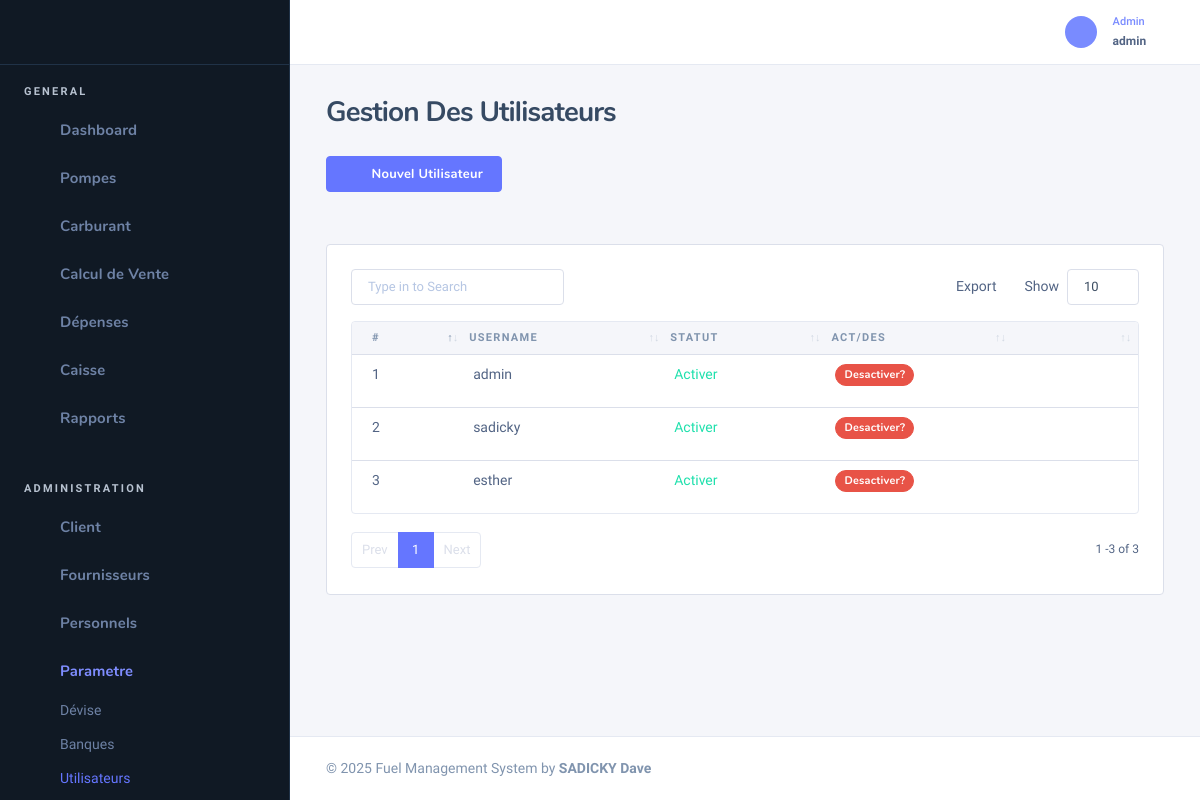
Screenshot of /users (signed in) with the database file from the repository.
### tables this page shows
CREATE TABLE `tbl_users` (
  `id_user` int(11) NOT NULL,
  `username` varchar(50) DEFAULT NULL,
  `role` varchar(100) NOT NULL,
  `password` varchar(100) DEFAULT NULL,
  `statut` enum('0','1') NOT NULL
);

### Models/Admin/user.class.php (called while the page is built, shortened)
<?php
Class User
{
    public function getUsers()
    {
        $db = getConnection();
        $statement = $db->prepare("SELECT * FROM tbl_users WHERE statut = '1'");
        $statement->execute();
        $tbP = array();
        while($data =  $statement->fetchObject()){
            $tbP[] = $data;
        }
         return $tbP;
    }
}
?>

### Vues/Admin/users.php (the view, shortened to what this page needs)
<div class="nk-content-body">
    <?php if ($_SESSION['role'] = 'admin'): ?>
        <div class="nk-block-head nk-block-head-sm">
            <div class="nk-block-between">
                <div class="nk-block-head-content">
                    <a href="#" class="btn btn-primary" data-bs-toggle="modal" data-bs-target="#add-user"><em class="icon ni ni-plus"></em><span>Nouvel Utilisateur</span></a>
                </div>
            </div>
        </div>
    <?php endif ?>
    <div class="nk-block nk-block-lg">
        <div class="card card-bordered card-preview">
            <div class="card-inner">
                <table class="datatable-init-export nowrap table" data-export-title="Export">
                    <thead>
                        <tr class="tb-tnx-head">
                            <th>#</th>
                            <th>username</th>
                            <th>Statut</th>
                            <th>Act/Des</th>
                            <th></th>
                        </tr>
                    </thead>
                    <tbody>
                        <?php $cnt = 1;
                        foreach ($users as $user) : ?>
                            <tr>
                                <td><?= $cnt ?></td>
                                <td><?= $user->username ?></td>
                                <?php
                                if ($user->statut == 0) {
                                    echo "<td> <span class='text-danger'> Desactiver</span></td>";
                                } else {
                                    echo "<td> <span class='text-success'> Activer</span></td>";
                                }
                                if ($user->statut == 0) {
                                    echo "<td><button type='button'  id='" . $user->id_user . "' name='activer' class='btn btn-xs btn-round btn-dark activers'><span class='glyphicon glyphicon-ok' ></span> Activer?</button></td>";
                                } else {
                                    echo "<td>	<button type='button'  id='" . $user->id_user . "' name='desactiver' class='btn btn-round btn-xs btn-danger desactivers'><span class='glyphicon glyphicon-remove' ></span> Desactiver?</button>
                                                            </td>";
                                } ?>
                                <td>
                                    <ul class="nk-tb-actions gx-1">
                                        <li>
                                            <div class="drodown">
                                                <a href="#" class="dropdown-toggle btn btn-icon btn-trigger" data-bs-toggle="dropdown"><em class="icon ni ni-more-h"></em></a>
                                            </div>
                                        </li>
                                    </ul>
                                </td>
                            </tr>
                        <?php $cnt++;
                        endforeach ?>
                    </tbody>
                </table>
            </div>
        </div>
    </div>
</div>

### rows the page displays
tbl_users: username "admin", statut "Activer"
tbl_users: username "sadicky", statut "Activer"
tbl_users: username "esther", statut "Activer"

### other values shown
$_SESSION['username'] "admin"
$title "Gestion Des Utilisateurs"
